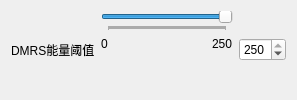
               <widget class="QWidget" name="widget_14" native="true">
                <layout class="QHBoxLayout" name="horizontalLayout_33" stretch="1,6,1">
                 <item>
                  <widget class="QLabel" name="label_43">
                   <property name="text">
                    <string>DMRS能量阈值</string>
                   </property>
                  </widget>
                 </item>
                 <item>
                  <layout class="QVBoxLayout" name="verticalLayout_13" stretch="0,0">
                   <item>
                    <widget class="QSlider" name="dmrs_energe_slider">
                     <property name="minimum">
                      <number>0</number>
                     </property>
                     <property name="maximum">
                      <number>250</number>
                     </property>
                     <property name="value">
                      <number>250</number>
                     </property>
                     <property name="orientation">
                      <enum>Qt::Horizontal</enum>
                     </property>
                     <property name="tickPosition">
                      <enum>QSlider::TicksBelow</enum>
                     </property>
                     <property name="tickInterval">
                      <number>1</number>
                     </property>
                    </widget>
                   </item>
                   <item>
                    <layout class="QHBoxLayout" name="horizontalLayout_34" stretch="1,10,1">
                     <item>
                      <widget class="QLabel" name="label_44">
                       <property name="text">
                        <string>0</string>
                       </property>
                       <property name="alignment">
                        <set>Qt::AlignLeading|Qt::AlignLeft|Qt::AlignTop</set>
                       </property>
                      </widget>
                     </item>
                     <item>
                      <spacer name="horizontalSpacer_10">
                       <property name="orientation">
                        <enum>Qt::Horizontal</enum>
                       </property>
                       <property name="sizeHint" stdset="0">
                        <size>
                         <width>98</width>
                         <height>20</height>
                        </size>
                       </property>
                      </spacer>
                     </item>
                     <item>
                      <widget class="QLabel" name="label_45">
                       <property name="text">
                        <string>250</string>
                       </property>
                       <property name="alignment">
                        <set>Qt::AlignLeading|Qt::AlignLeft|Qt::AlignTop</set>
                       </property>
                      </widget>
                     </item>
                    </layout>
                   </item>
                  </layout>
                 </item>
                 <item>
                  <widget class="QSpinBox" name="dmrs_energe_spin_box">
                   <property name="contextMenuPolicy">
                    <enum>Qt::DefaultContextMenu</enum>
                   </property>
                   <property name="maximum">
                    <number>250</number>
                   </property>
                   <property name="value">
                    <number>250</number>
                   </property>
                  </widget>
                 </item>
                </layout>
               </widget>
